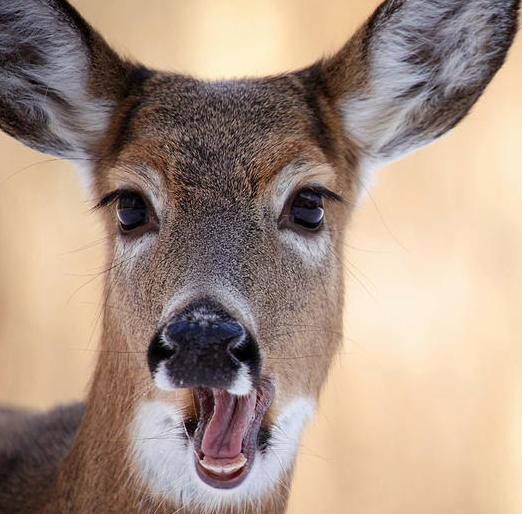
#> input picture data/deer.png, 522 x 514 px
$ python graph_cut.py --img ../data/deer.png
#> lines starting #> are read from the running program, lines starting #| are printed output that depends on the picture
### code/scribble.py
import cv2
import numpy as np


# [56 lines of commented-out code are left out]

class Scribe:
    def __init__(self,img,gray_img):
        self.bp = []
        self.rp = []
        self.drawing = False # true if mouse is pressed
        self.mode = True
        self.orig_img = gray_img
        self.img = img
        self.ix = 0
        self.iy=0

        h, w = img.shape[0], img.shape[1]
        self.ref_img = np.zeros((h, w, 3))

    # [26 lines left out: function draw_circle, not called in this run]
                # self.rp.append((y,x))

    def startscribe(self):
        cv2.namedWindow('image')
        cv2.setMouseCallback('image',self.draw_circle)
        while(1):
            cv2.imshow('image',self.img)
            # print("check1")
            k = cv2.waitKey(1) & 0xFF
            # print("check2")
            if k == ord('m'):
                # print("check3")
                self.mode = not self.mode
                # print("check4")
            elif k == ord('s'):
                # print("checks")
                break


        # for bp
        y, x = np.where(self.ref_img[:, :, 0] == 255)
        for i in range(y.shape[0]):
            self.bp.append((y[i], x[i]))
        # for rp
        y, x = np.where(self.ref_img[:, :, 2] == 255)
        for i in range(y.shape[0]):
            self.rp.append((y[i], x[i]))

        img = self.orig_img
        bpos = set(self.bp)
        self.bp = list(bpos)
        rpos = set(self.rp)
        self.rp = list(rpos)

        bpixval = [img[x,y] for (x,y) in self.bp]
        rpixval = [img[x,y] for (x,y) in self.rp]
        cv2.destroyAllWindows()
        return self.bp,self.rp,bpixval,rpixval

# [4 lines that do not run on import are left out]


### code/graph_cut.py
import maxflow
import argparse
import cv2
import numpy as np

from scribble import *
from compute_weights import *


if __name__ == "__main__":

    parser = argparse.ArgumentParser()
    parser.add_argument('--img', required=True, help='Image to segment')
    args = parser.parse_args()
    file = args.img


    orig_img = cv2.imread(file)
#> orig_img is the input picture: shape (514, 522, 3); mean B, G, R 133, 148.4, 169.8
    print(orig_img)
#> (printed output is left out)
    orig_img = cv2.blur(orig_img, (3,3))
    orig_img = cv2.resize(orig_img, (600, 600), interpolation=cv2.INTER_CUBIC)
#> orig_img: shape (600, 600, 3)
    img = orig_img
    gray_img = cv2.cvtColor(img, cv2.COLOR_BGR2GRAY)
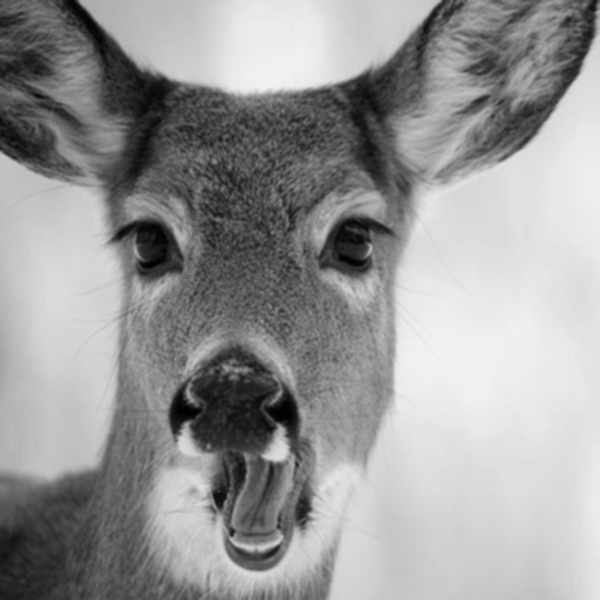
#> gray_img: shape (600, 600); min 0, max 242, mean 153.1
    gray_orig = gray_img
    gray_img = gray_img/256
    # print("grayimg======================>",gray_img)

    m,n  = gray_img.shape
#> m = 600; n = 600
    s1 = Scribe(img.copy(), gray_img.copy())
    F_pos, B_pos, list_F, list_B = s1.startscribe()
#> (key Esc is pressed here)
    print("Blist===================>",list_B)

    test_img = orig_img
    Sigma = 0.1
    Lambda = 0.4
    for i in range(1):
        orig_img = test_img
        # Sigma = Sigma + 0.01

        print("Lambda ==> ", Lambda)
        D,U,L,R,WiF,WiB = get_graph(gray_img, Sigma, Lambda, F_pos, B_pos, list_B, list_F)
        cv2.imshow("fore",WiF)
        cv2.imshow("back", WiB)
        cv2.waitKey(0)
        cv2.destroyAllWindows()
        print("WiF========================>",WiF)
        print("WiB========================>",WiB)
        print("D=========================>", D)
        graph = maxflow.Graph[float]()

        nodeid = graph.add_nodes(m*n)

        for i in range(m):
            for j in range(n):
                if(j!= n-1):
                    graph.add_edge(i*m+j,i*m+j+1,0,R[i,j])
                if(i!= m-1):
                    graph.add_edge(i*m+j,(i+1)*m+j,0,D[i,j])

        for i in range(m):
            for j in range(n):
                    graph.add_tedge(i*m+j,WiF[i,j],WiB[i,j])

        mask = np.zeros([m,n],dtype='uint8')

        print(graph.maxflow())

        for i in range(m):
            for j in range(n):
                if(graph.get_segment(i*m+j)):
                    orig_img[i,j,:] = 255

        # print(mask)
        cv2.imshow("image",orig_img)
        cv2.waitKey(0)
        cv2.destroyAllWindows()
        Lambda = Lambda+0.03

$ run again, with data/dog.png copied over data/deer.png
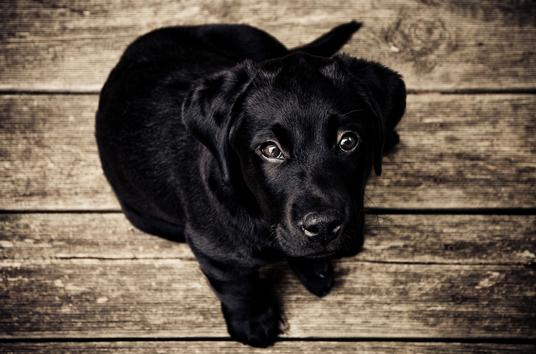
#> input picture data/dog.png, 536 x 354 px
#> orig_img is the input picture: shape (354, 536, 3); mean B, G, R 70.7, 82.7, 95.1
#> (printed output is left out)
#> `orig_img = cv2.resize(orig_img, (600, 600), interpolation=cv2.INTER_CU..`:
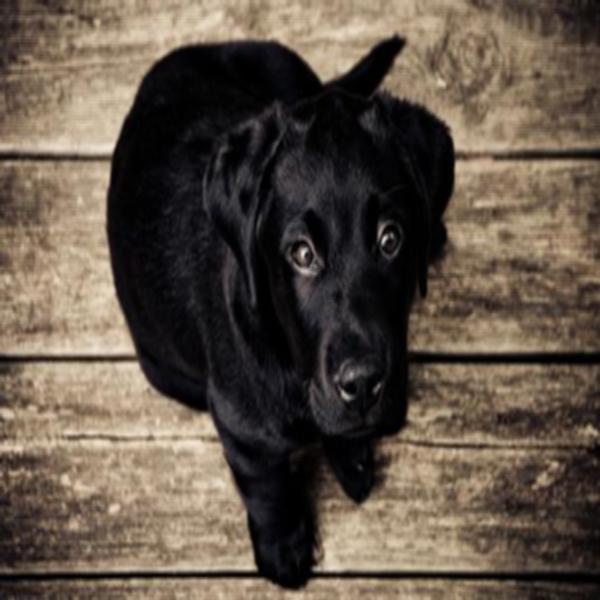
#> orig_img: shape (600, 600, 3); mean B, G, R 70.7, 82.8, 95.1
#> `gray_img = cv2.cvtColor(img, cv2.COLOR_BGR2GRAY)`:
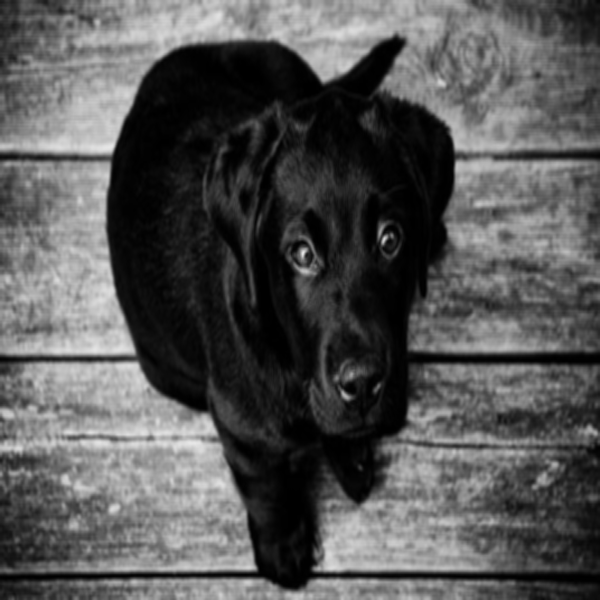
#> gray_img: shape (600, 600); min 0, max 231, mean 85.1

$ run again, with data/eagle.png copied over data/deer.png
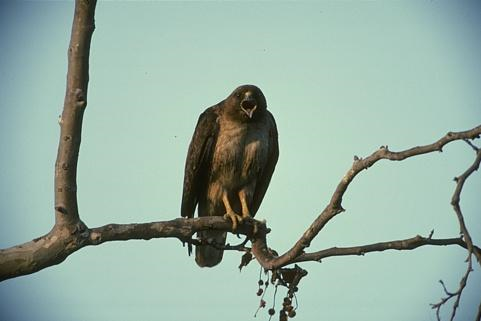
#> input picture data/eagle.png, 481 x 321 px
#> orig_img is the input picture: shape (321, 481, 3); mean B, G, R 163.2, 175.2, 151.1
#> (printed output is left out)
#> `orig_img = cv2.resize(orig_img, (600, 600), interpolation=cv2.INTER_CU..`:
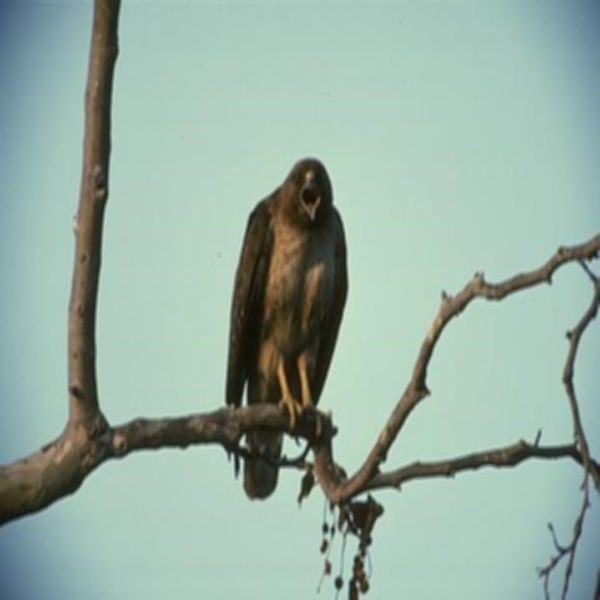
#> orig_img: shape (600, 600, 3); mean B, G, R 163.2, 175.2, 151.1
#> `gray_img = cv2.cvtColor(img, cv2.COLOR_BGR2GRAY)`:
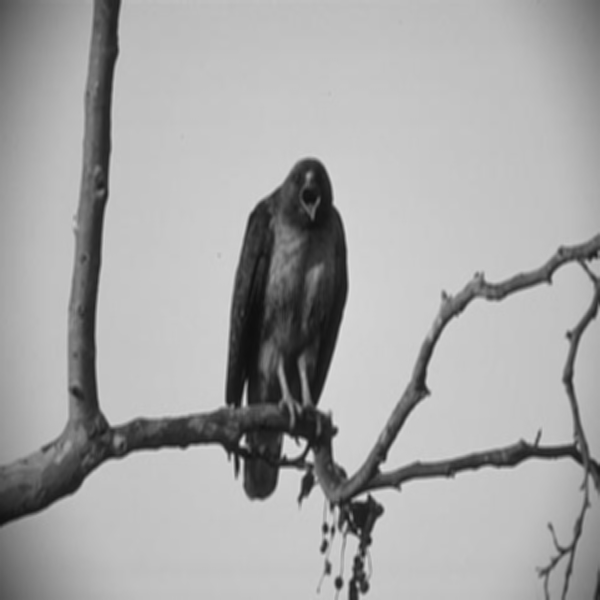
#> gray_img: shape (600, 600); min 15, max 221, mean 166.6
